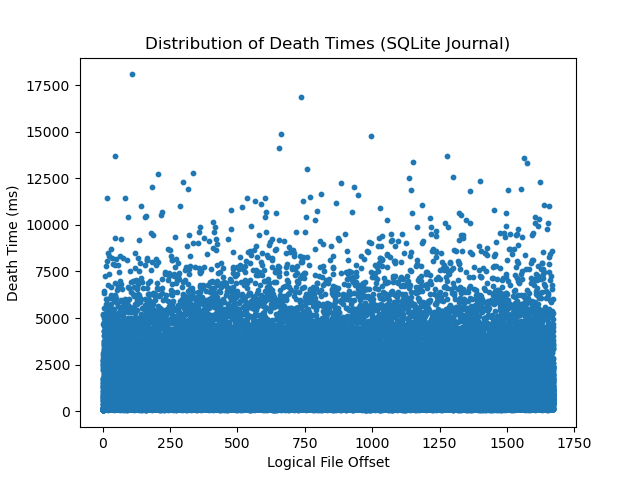

Here is the Python script that generated this plot:
import matplotlib.pyplot as plt
import numpy as np
import pandas as pd

df = pd.read_csv('/users/proteet/f2fs-workloads/suppporting_experiments/bpftrace_output.csv')

# Create the scatter plot
plt.scatter(df['page_index'], df['death_time_ms'], s=10)

# Add labels and title (optional)
plt.xlabel("Logical File Offset")
plt.ylabel("Death Time (ms)")
plt.title("Distribution of Death Times (SQLite Journal)")

# Display the plot
plt.savefig("all_death_times_plot.png")
